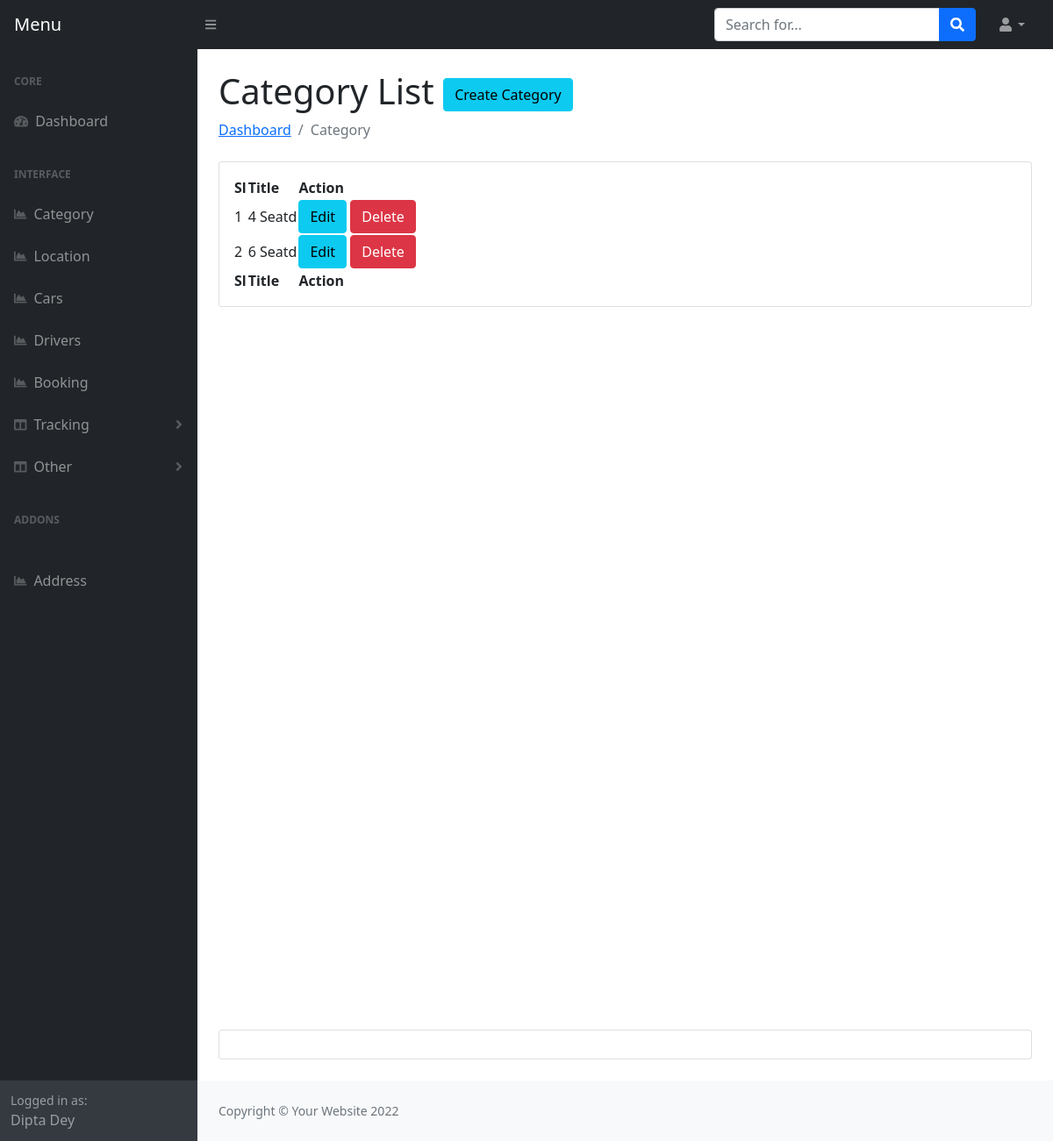
Screenshot of /admin/categories.php (signed in) with the database file from the repository.
### tables this page shows
CREATE TABLE `categories` (
  `category_id` int(11) NOT NULL,
  `cat_name` varchar(255) NOT NULL
);

### admin/categories.php (the view, shortened to what this page needs)
<?php include 'header.php'; ?>
<main>
    <div class="container-fluid px-4">
        <h1 class="mt-4">Category List <a class="btn btn-info" href="create-category.php">Create Category</a></h1>
        <ol class="breadcrumb mb-4">
            <li class="breadcrumb-item"><a href="index.php">Dashboard</a></li>
            <li class="breadcrumb-item active">Category</li>
        </ol>
        <div class="card mb-4">
            <div class="card-body">
                <table id="datatablesSimple">
                    <thead>
                        <tr>
                            <th>Sl</th>
                            <th>Title</th>
                            <th>Action</th>
                        </tr>
                    </thead>
                    <tfoot>
                        <tr>
                            <th>Sl</th>
                            <th>Title</th>
                            <th>Action</th>
                        </tr>
                    </tfoot>
                    <tbody>
                        <?php
                        $query = "SELECT * FROM categories";
                        $result = $con->query($query);
                        if ($result->num_rows > 0) {
                            foreach ($result as $key => $value) {
                        ?>
                                <tr>
                                    <td><?php echo $value['category_id']; ?></td>
                                    <td><?php echo $value['cat_name'] ?></td>
                                    <td>
                                        <a href="edit-category.php?editid=<?php echo $value['category_id']; ?>" class="btn btn-info">Edit</a>
                                        <a href="?delid=<?php echo $value['category_id']; ?>" class="btn btn-danger">Delete</a>
                                    </td>
                                </tr>
                        <?php }
                        } ?>
                    </tbody>
                </table>
            </div>
        </div>
        <div style="height: 100vh"></div>
        <div class="card mb-4">
            <div class="card-body"></div>
        </div>
    </div>
</main>
<?php include 'footer.php'; ?>

### rows the page displays
categories: category_id "1", cat_name "4 Seatd"
categories: category_id "2", cat_name "6 Seatd"

### other values shown
$_SESSION['name'] "Dipta Dey"
